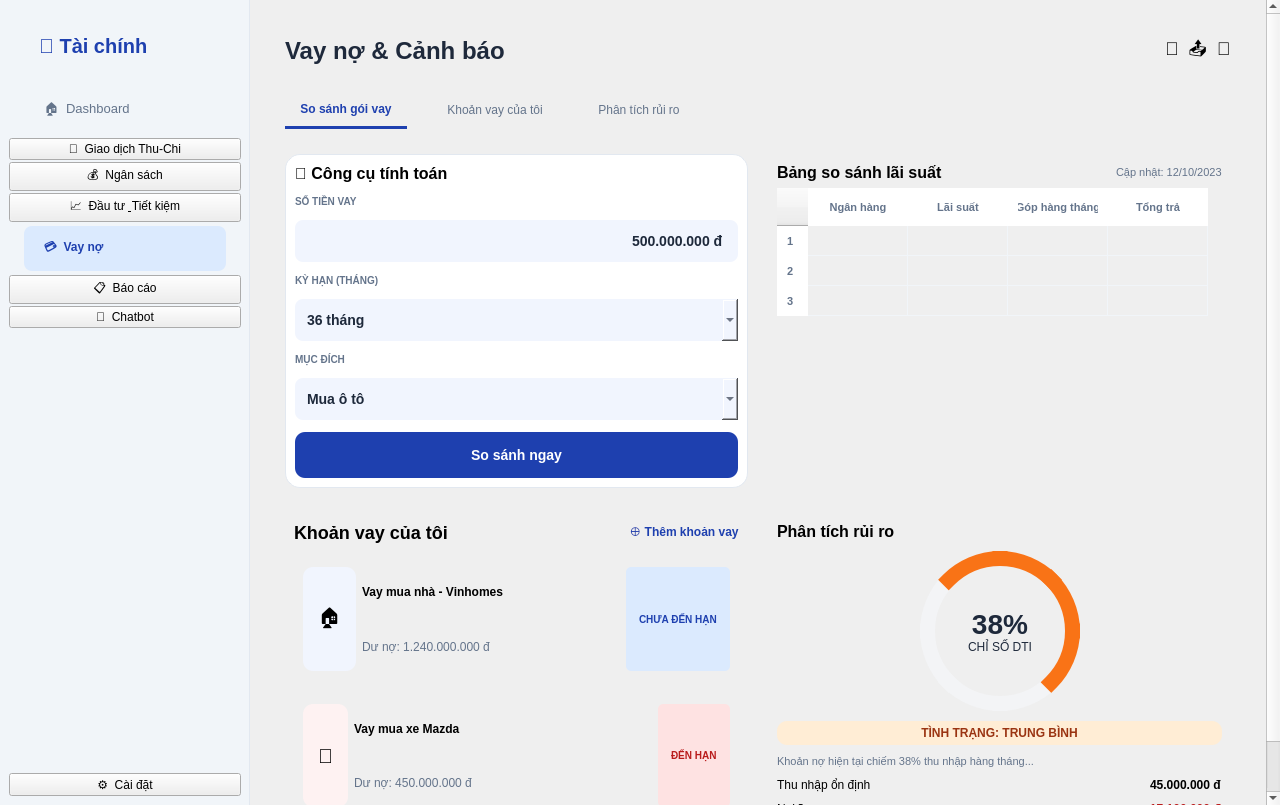
<?xml version="1.0" encoding="UTF-8"?>
<ui version="4.0">
 <class>MainWindow</class>
 <widget class="QMainWindow" name="MainWindow">
  <property name="geometry">
   <rect>
    <x>0</x>
    <y>0</y>
    <width>1280</width>
    <height>805</height>
   </rect>
  </property>
  <property name="windowTitle">
   <string>Vay nợ &amp; Cảnh báo rủi ro</string>
  </property>
  <property name="styleSheet">
   <string notr="true">
    QMainWindow { background-color: #F8FAFC; font-family: 'Segoe UI', sans-serif; }
    QFrame#sidebar { background-color: #F1F5F9; border-right: 1px solid #E2E8F0; }
    QPushButton#sideBtn { text-align: left; padding: 12px 20px; border: none; border-radius: 8px; color: #64748B; font-size: 13px; margin: 2px 15px; }
    QPushButton#sideBtn:hover { background-color: #E2E8F0; color: #1E293B; }
    QPushButton#sideBtn_active { text-align: left; padding: 12px 20px; border: none; border-radius: 8px; background-color: #DBEAFE; color: #1E40AF; font-weight: bold; margin: 2px 15px; }
    QFrame#whiteCard { background-color: white; border-radius: 15px; border: 1px solid #E2E8F0; }
    QLineEdit, QComboBox { background-color: #F1F5FE; border: none; border-radius: 8px; padding: 12px; color: #1E293B; font-size: 14px; font-weight: bold; }
    QPushButton#btnPrimary { background-color: #1E40AF; color: white; border-radius: 10px; font-weight: bold; padding: 15px; font-size: 14px; }
    QTableWidget { background-color: transparent; border: none; gridline-color: #F1F5F9; }
    QHeaderView::section { background-color: white; border: none; font-weight: bold; color: #64748B; padding: 10px; font-size: 11px; text-transform: uppercase; }
    QFrame#gauge { border: 15px solid #F3F4F6; border-top: 15px solid #F97316; border-right: 15px solid #F97316; border-radius: 80px; }
   </string>
  </property>
  <widget class="QWidget" name="centralwidget">
   <layout class="QHBoxLayout" name="mainLayout">
    <property name="spacing">
     <number>0</number>
    </property>
    <property name="leftMargin">
     <number>0</number>
    </property>
    <property name="topMargin">
     <number>0</number>
    </property>
    <property name="rightMargin">
     <number>0</number>
    </property>
    <property name="bottomMargin">
     <number>0</number>
    </property>
    <item>
     <widget class="QFrame" name="sidebar">
      <property name="minimumSize">
       <size>
        <width>250</width>
        <height>0</height>
       </size>
      </property>
      <layout class="QVBoxLayout" name="sideV">
       <property name="spacing">
        <number>2</number>
       </property>
       <item>
        <widget class="QLabel" name="logo">
         <property name="styleSheet">
          <string>font-size: 20px; font-weight: bold; color: #1E40AF; margin: 25px;</string>
         </property>
         <property name="text">
          <string>🏦 Tài chính</string>
         </property>
        </widget>
       </item>
       <item>
        <widget class="QPushButton" name="sideBtn">
         <property name="text">
          <string>🏠  Dashboard</string>
         </property>
        </widget>
       </item>
       <item>
        <widget class="QPushButton" name="sideBtn">
         <property name="text">
          <string>📝  Giao dịch Thu-Chi</string>
         </property>
        </widget>
       </item>
       <item>
        <widget class="QPushButton" name="sideBtn">
         <property name="text">
          <string>💰  Ngân sách</string>
         </property>
        </widget>
       </item>
       <item>
        <widget class="QPushButton" name="sideBtn">
         <property name="text">
          <string>📈  Đầu tư &amp; Tiết kiệm</string>
         </property>
        </widget>
       </item>
       <item>
        <widget class="QPushButton" name="sideBtn_active">
         <property name="text">
          <string>💳  Vay nợ</string>
         </property>
        </widget>
       </item>
       <item>
        <widget class="QPushButton" name="sideBtn">
         <property name="text">
          <string>📋  Báo cáo</string>
         </property>
        </widget>
       </item>
       <item>
        <widget class="QPushButton" name="sideBtn">
         <property name="text">
          <string>💬  Chatbot</string>
         </property>
        </widget>
       </item>
       <item>
        <spacer>
         <property name="orientation">
          <enum>Qt::Vertical</enum>
         </property>
         <property name="sizeHint" stdset="0">
          <size>
           <width>0</width>
           <height>0</height>
          </size>
         </property>
        </spacer>
       </item>
       <item>
        <widget class="QPushButton" name="sideBtn">
         <property name="text">
          <string>⚙️  Cài đặt</string>
         </property>
        </widget>
       </item>
      </layout>
     </widget>
    </item>
    <item>
     <widget class="QScrollArea" name="scroll">
      <property name="frameShape">
       <enum>QFrame::NoFrame</enum>
      </property>
      <property name="widgetResizable">
       <bool>true</bool>
      </property>
      <widget class="QWidget" name="scrollContent">
       <property name="geometry">
        <rect>
         <x>0</x>
         <y>0</y>
         <width>1030</width>
         <height>881</height>
        </rect>
       </property>
       <layout class="QVBoxLayout" name="contentV">
        <property name="spacing">
         <number>25</number>
        </property>
        <property name="leftMargin">
         <number>35</number>
        </property>
        <property name="topMargin">
         <number>35</number>
        </property>
        <property name="rightMargin">
         <number>35</number>
        </property>
        <property name="bottomMargin">
         <number>35</number>
        </property>
        <item>
         <layout class="QHBoxLayout">
          <item>
           <widget class="QLabel" name="label">
            <property name="styleSheet">
             <string>font-size: 24px; font-weight: bold; color: #1E293B;</string>
            </property>
            <property name="text">
             <string>Vay nợ &amp; Cảnh báo</string>
            </property>
           </widget>
          </item>
          <item>
           <spacer>
            <property name="orientation">
             <enum>Qt::Horizontal</enum>
            </property>
            <property name="sizeHint" stdset="0">
             <size>
              <width>0</width>
              <height>0</height>
             </size>
            </property>
           </spacer>
          </item>
          <item>
           <widget class="QLabel" name="label">
            <property name="styleSheet">
             <string>font-size: 18px;</string>
            </property>
            <property name="text">
             <string>🔔  📤  👤</string>
            </property>
           </widget>
          </item>
         </layout>
        </item>
        <item>
         <layout class="QHBoxLayout">
          <item>
           <widget class="QPushButton" name="pushButton">
            <property name="styleSheet">
             <string>border:none; border-bottom:3px solid #1E40AF; color:#1E40AF; font-weight:bold; padding:10px 15px;</string>
            </property>
            <property name="text">
             <string>So sánh gói vay</string>
            </property>
           </widget>
          </item>
          <item>
           <widget class="QPushButton" name="pushButton">
            <property name="styleSheet">
             <string>border:none; color:#64748B; padding:10px 15px;</string>
            </property>
            <property name="text">
             <string>Khoản vay của tôi</string>
            </property>
           </widget>
          </item>
          <item>
           <widget class="QPushButton" name="pushButton">
            <property name="styleSheet">
             <string>border:none; color:#64748B; padding:10px 15px;</string>
            </property>
            <property name="text">
             <string>Phân tích rủi ro</string>
            </property>
           </widget>
          </item>
          <item>
           <spacer>
            <property name="orientation">
             <enum>Qt::Horizontal</enum>
            </property>
            <property name="sizeHint" stdset="0">
             <size>
              <width>0</width>
              <height>0</height>
             </size>
            </property>
           </spacer>
          </item>
         </layout>
        </item>
        <item>
         <layout class="QHBoxLayout">
          <property name="spacing">
           <number>20</number>
          </property>
          <item>
           <widget class="QFrame" name="whiteCard">
            <layout class="QVBoxLayout">
             <property name="spacing">
              <number>12</number>
             </property>
             <item>
              <widget class="QLabel" name="label">
               <property name="styleSheet">
                <string>font-weight:bold; font-size:16px;</string>
               </property>
               <property name="text">
                <string>🔢 Công cụ tính toán</string>
               </property>
              </widget>
             </item>
             <item>
              <widget class="QLabel" name="label">
               <property name="styleSheet">
                <string>font-size:10px; font-weight:bold; color:#64748B;</string>
               </property>
               <property name="text">
                <string>SỐ TIỀN VAY</string>
               </property>
              </widget>
             </item>
             <item>
              <widget class="QLineEdit" name="lineEdit">
               <property name="text">
                <string>500.000.000 đ</string>
               </property>
               <property name="alignment">
                <set>Qt::AlignRight</set>
               </property>
              </widget>
             </item>
             <item>
              <widget class="QLabel" name="label">
               <property name="styleSheet">
                <string>font-size:10px; font-weight:bold; color:#64748B;</string>
               </property>
               <property name="text">
                <string>KỲ HẠN (THÁNG)</string>
               </property>
              </widget>
             </item>
             <item>
              <widget class="QComboBox" name="comboBox">
               <item>
                <property name="text">
                 <string>36 tháng</string>
                </property>
               </item>
              </widget>
             </item>
             <item>
              <widget class="QLabel" name="label">
               <property name="styleSheet">
                <string>font-size:10px; font-weight:bold; color:#64748B;</string>
               </property>
               <property name="text">
                <string>MỤC ĐÍCH</string>
               </property>
              </widget>
             </item>
             <item>
              <widget class="QComboBox" name="comboBox">
               <item>
                <property name="text">
                 <string>Mua ô tô</string>
                </property>
               </item>
              </widget>
             </item>
             <item>
              <widget class="QPushButton" name="btnPrimary">
               <property name="text">
                <string>So sánh ngay</string>
               </property>
              </widget>
             </item>
            </layout>
           </widget>
          </item>
          <item>
           <widget class="QFrame" name="whiteCard">
            <layout class="QVBoxLayout">
             <item>
              <layout class="QHBoxLayout">
               <item>
                <widget class="QLabel" name="label">
                 <property name="styleSheet">
                  <string>font-weight:bold; font-size:16px;</string>
                 </property>
                 <property name="text">
                  <string>Bảng so sánh lãi suất</string>
                 </property>
                </widget>
               </item>
               <item>
                <spacer>
                 <property name="orientation">
                  <enum>Qt::Horizontal</enum>
                 </property>
                 <property name="sizeHint" stdset="0">
                  <size>
                   <width>0</width>
                   <height>0</height>
                  </size>
                 </property>
                </spacer>
               </item>
               <item>
                <widget class="QLabel" name="label">
                 <property name="styleSheet">
                  <string>color:#64748B; font-size:11px;</string>
                 </property>
                 <property name="text">
                  <string>Cập nhật: 12/10/2023</string>
                 </property>
                </widget>
               </item>
              </layout>
             </item>
             <item>
              <widget class="QTableWidget" name="compareTable">
               <property name="rowCount">
                <number>3</number>
               </property>
               <property name="columnCount">
                <number>4</number>
               </property>
               <row/>
               <row/>
               <row/>
               <column>
                <property name="text">
                 <string>Ngân hàng</string>
                </property>
               </column>
               <column>
                <property name="text">
                 <string>Lãi suất</string>
                </property>
               </column>
               <column>
                <property name="text">
                 <string>Góp hàng tháng</string>
                </property>
               </column>
               <column>
                <property name="text">
                 <string>Tổng trả</string>
                </property>
               </column>
              </widget>
             </item>
            </layout>
           </widget>
          </item>
         </layout>
        </item>
        <item>
         <layout class="QHBoxLayout">
          <property name="spacing">
           <number>20</number>
          </property>
          <item>
           <widget class="QFrame" name="whiteCard">
            <layout class="QVBoxLayout">
             <property name="spacing">
              <number>15</number>
             </property>
             <item>
              <layout class="QHBoxLayout">
               <item>
                <widget class="QLabel" name="label">
                 <property name="styleSheet">
                  <string>font-weight:bold; font-size:18px;</string>
                 </property>
                 <property name="text">
                  <string>Khoản vay của tôi</string>
                 </property>
                </widget>
               </item>
               <item>
                <spacer>
                 <property name="orientation">
                  <enum>Qt::Horizontal</enum>
                 </property>
                 <property name="sizeHint" stdset="0">
                  <size>
                   <width>0</width>
                   <height>0</height>
                  </size>
                 </property>
                </spacer>
               </item>
               <item>
                <widget class="QPushButton" name="pushButton">
                 <property name="styleSheet">
                  <string>color:#1E40AF; border:none; font-weight:bold;</string>
                 </property>
                 <property name="text">
                  <string>⊕ Thêm khoản vay</string>
                 </property>
                </widget>
               </item>
              </layout>
             </item>
             <item>
              <widget class="QFrame" name="frame">
               <layout class="QHBoxLayout">
                <item>
                 <widget class="QLabel" name="label">
                  <property name="styleSheet">
                   <string>background:#F1F5FE; border-radius:10px; padding:10px; font-size:20px;</string>
                  </property>
                  <property name="text">
                   <string>🏠</string>
                  </property>
                 </widget>
                </item>
                <item>
                 <layout class="QVBoxLayout">
                  <item>
                   <widget class="QLabel" name="label">
                    <property name="styleSheet">
                     <string>font-weight:bold;</string>
                    </property>
                    <property name="text">
                     <string>Vay mua nhà - Vinhomes</string>
                    </property>
                   </widget>
                  </item>
                  <item>
                   <widget class="QLabel" name="label">
                    <property name="styleSheet">
                     <string>color:#64748B;</string>
                    </property>
                    <property name="text">
                     <string>Dư nợ: 1.240.000.000 đ</string>
                    </property>
                   </widget>
                  </item>
                 </layout>
                </item>
                <item>
                 <spacer>
                  <property name="orientation">
                   <enum>Qt::Horizontal</enum>
                  </property>
                  <property name="sizeHint" stdset="0">
                   <size>
                    <width>0</width>
                    <height>0</height>
                   </size>
                  </property>
                 </spacer>
                </item>
                <item>
                 <widget class="QLabel" name="label">
                  <property name="styleSheet">
                   <string>background:#DBEAFE; color:#1E40AF; padding:5px 10px; border-radius:5px; font-weight:bold; font-size:10px;</string>
                  </property>
                  <property name="text">
                   <string>CHƯA ĐẾN HẠN</string>
                  </property>
                 </widget>
                </item>
               </layout>
              </widget>
             </item>
             <item>
              <widget class="QFrame" name="frame">
               <layout class="QHBoxLayout">
                <item>
                 <widget class="QLabel" name="label">
                  <property name="styleSheet">
                   <string>background:#FEF2F2; border-radius:10px; padding:10px; font-size:20px;</string>
                  </property>
                  <property name="text">
                   <string>🚗</string>
                  </property>
                 </widget>
                </item>
                <item>
                 <layout class="QVBoxLayout">
                  <item>
                   <widget class="QLabel" name="label">
                    <property name="styleSheet">
                     <string>font-weight:bold;</string>
                    </property>
                    <property name="text">
                     <string>Vay mua xe Mazda</string>
                    </property>
                   </widget>
                  </item>
                  <item>
                   <widget class="QLabel" name="label">
                    <property name="styleSheet">
                     <string>color:#64748B;</string>
                    </property>
                    <property name="text">
                     <string>Dư nợ: 450.000.000 đ</string>
                    </property>
                   </widget>
                  </item>
                 </layout>
                </item>
                <item>
                 <spacer>
                  <property name="orientation">
                   <enum>Qt::Horizontal</enum>
                  </property>
                  <property name="sizeHint" stdset="0">
                   <size>
                    <width>0</width>
                    <height>0</height>
                   </size>
                  </property>
                 </spacer>
                </item>
                <item>
                 <widget class="QLabel" name="label">
                  <property name="styleSheet">
                   <string>background:#FEE2E2; color:#B91C1C; padding:5px 10px; border-radius:5px; font-weight:bold; font-size:10px;</string>
                  </property>
                  <property name="text">
                   <string>ĐẾN HẠN</string>
                  </property>
                 </widget>
                </item>
               </layout>
              </widget>
             </item>
            </layout>
           </widget>
          </item>
          <item>
           <widget class="QFrame" name="whiteCard">
            <layout class="QVBoxLayout">
             <property name="spacing">
              <number>10</number>
             </property>
             <item>
              <widget class="QLabel" name="label">
               <property name="styleSheet">
                <string>font-weight:bold; font-size:16px;</string>
               </property>
               <property name="text">
                <string>Phân tích rủi ro</string>
               </property>
              </widget>
             </item>
             <item>
              <layout class="QHBoxLayout">
               <item>
                <spacer>
                 <property name="orientation">
                  <enum>Qt::Horizontal</enum>
                 </property>
                 <property name="sizeHint" stdset="0">
                  <size>
                   <width>0</width>
                   <height>0</height>
                  </size>
                 </property>
                </spacer>
               </item>
               <item>
                <widget class="QFrame" name="gauge">
                 <property name="minimumSize">
                  <size>
                   <width>160</width>
                   <height>160</height>
                  </size>
                 </property>
                 <layout class="QVBoxLayout">
                  <item>
                   <widget class="QLabel" name="label">
                    <property name="styleSheet">
                     <string>border:none; color:#1E293B;</string>
                    </property>
                    <property name="text">
                     <string>&lt;b style='font-size:28px'&gt;38%&lt;/b&gt;&lt;br&gt;CHỈ SỐ DTI</string>
                    </property>
                    <property name="alignment">
                     <set>Qt::AlignCenter</set>
                    </property>
                   </widget>
                  </item>
                 </layout>
                </widget>
               </item>
               <item>
                <spacer>
                 <property name="orientation">
                  <enum>Qt::Horizontal</enum>
                 </property>
                 <property name="sizeHint" stdset="0">
                  <size>
                   <width>0</width>
                   <height>0</height>
                  </size>
                 </property>
                </spacer>
               </item>
              </layout>
             </item>
             <item>
              <widget class="QLabel" name="label">
               <property name="styleSheet">
                <string>background:#FFEDD5; color:#9A3412; border-radius:10px; padding:5px; font-weight:bold; font-size:12px;</string>
               </property>
               <property name="text">
                <string>TÌNH TRẠNG: TRUNG BÌNH</string>
               </property>
               <property name="alignment">
                <set>Qt::AlignCenter</set>
               </property>
              </widget>
             </item>
             <item>
              <widget class="QLabel" name="label">
               <property name="styleSheet">
                <string>color:#64748B; font-size:11px;</string>
               </property>
               <property name="text">
                <string>Khoản nợ hiện tại chiếm 38% thu nhập hàng tháng...</string>
               </property>
               <property name="wordWrap">
                <bool>true</bool>
               </property>
              </widget>
             </item>
             <item>
              <layout class="QHBoxLayout">
               <item>
                <widget class="QLabel" name="label">
                 <property name="text">
                  <string>Thu nhập ổn định</string>
                 </property>
                </widget>
               </item>
               <item>
                <spacer>
                 <property name="orientation">
                  <enum>Qt::Horizontal</enum>
                 </property>
                 <property name="sizeHint" stdset="0">
                  <size>
                   <width>0</width>
                   <height>0</height>
                  </size>
                 </property>
                </spacer>
               </item>
               <item>
                <widget class="QLabel" name="label">
                 <property name="styleSheet">
                  <string>font-weight:bold;</string>
                 </property>
                 <property name="text">
                  <string>45.000.000 đ</string>
                 </property>
                </widget>
               </item>
              </layout>
             </item>
             <item>
              <layout class="QHBoxLayout">
               <item>
                <widget class="QLabel" name="label">
                 <property name="text">
                  <string>Nghĩa vụ nợ</string>
                 </property>
                </widget>
               </item>
               <item>
                <spacer>
                 <property name="orientation">
                  <enum>Qt::Horizontal</enum>
                 </property>
                 <property name="sizeHint" stdset="0">
                  <size>
                   <width>0</width>
                   <height>0</height>
                  </size>
                 </property>
                </spacer>
               </item>
               <item>
                <widget class="QLabel" name="label">
                 <property name="styleSheet">
                  <string>font-weight:bold; color:#B91C1C;</string>
                 </property>
                 <property name="text">
                  <string>-17.100.000 đ</string>
                 </property>
                </widget>
               </item>
              </layout>
             </item>
            </layout>
           </widget>
          </item>
         </layout>
        </item>
       </layout>
      </widget>
     </widget>
    </item>
   </layout>
  </widget>
  <widget class="QMenuBar" name="menubar">
   <property name="geometry">
    <rect>
     <x>0</x>
     <y>0</y>
     <width>1280</width>
     <height>37</height>
    </rect>
   </property>
  </widget>
 </widget>
 <resources/>
 <connections/>
</ui>
